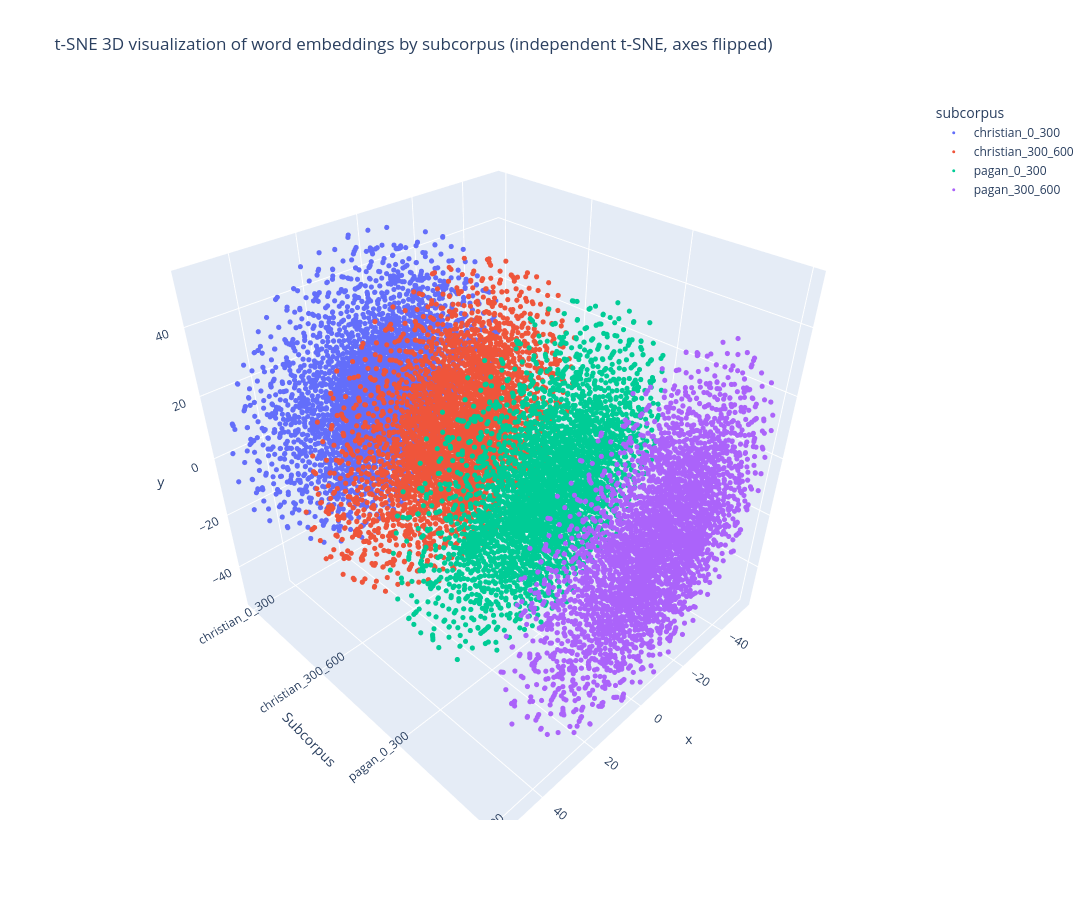

The notebook cell this image was saved under:
### Code cell
import plotly.express as px

fig = px.scatter_3d(
    df_plot, x="x", y="z", z="y",  # Flipped y and z axes
    color="subcorpus", hover_name="word",
    title="t-SNE 3D visualization of word embeddings by subcorpus (independent t-SNE, axes flipped)",
    width=1200, height=900
)
fig.update_traces(marker=dict(size=3))
fig.update_layout(scene=dict(
    yaxis=dict(
        tickvals=[0, 1, 2, 3],
        ticktext=["christian_0_300", "christian_300_600", "pagan_0_300", "pagan_300_600"],
        title="Subcorpus"
    )
))
fig.show()

### Figure 1 — Plotly figure (JSON) as saved in the notebook; plotly's stock layout.template omitted (floating-point values rounded to 4 significant figures; data arrays with more than 128 entries replaced by an {"elided": "..."} marker saying what was removed)
{"data": [{"hovertemplate": "<b>%{hovertext}</b><br><br>subcorpus=christian_0_300<br>x=%{x}<br>z=%{y}<br>y=%{z}<extra></extra>", "hovertext": {"elided": "3770 str values"}, "legendgroup": "christian_0_300", "marker": {"color": "#636efa", "size": 3, "symbol": "circle"}, "mode": "markers", "name": "christian_0_300", "scene": "scene", "showlegend": true, "type": "scatter3d", "x": {"elided": "3770 float values"}, "y": {"elided": "3770 int values"}, "z": {"elided": "3770 float values"}}, {"hovertemplate": "<b>%{hovertext}</b><br><br>subcorpus=christian_300_600<br>x=%{x}<br>z=%{y}<br>y=%{z}<extra></extra>", "hovertext": {"elided": "3770 str values"}, "legendgroup": "christian_300_600", "marker": {"color": "#EF553B", "size": 3, "symbol": "circle"}, "mode": "markers", "name": "christian_300_600", "scene": "scene", "showlegend": true, "type": "scatter3d", "x": {"elided": "3770 float values"}, "y": {"elided": "3770 int values"}, "z": {"elided": "3770 float values"}}, {"hovertemplate": "<b>%{hovertext}</b><br><br>subcorpus=pagan_0_300<br>x=%{x}<br>z=%{y}<br>y=%{z}<extra></extra>", "hovertext": {"elided": "3770 str values"}, "legendgroup": "pagan_0_300", "marker": {"color": "#00cc96", "size": 3, "symbol": "circle"}, "mode": "markers", "name": "pagan_0_300", "scene": "scene", "showlegend": true, "type": "scatter3d", "x": {"elided": "3770 float values"}, "y": {"elided": "3770 int values"}, "z": {"elided": "3770 float values"}}, {"hovertemplate": "<b>%{hovertext}</b><br><br>subcorpus=pagan_300_600<br>x=%{x}<br>z=%{y}<br>y=%{z}<extra></extra>", "hovertext": {"elided": "3770 str values"}, "legendgroup": "pagan_300_600", "marker": {"color": "#ab63fa", "size": 3, "symbol": "circle"}, "mode": "markers", "name": "pagan_300_600", "scene": "scene", "showlegend": true, "type": "scatter3d", "x": {"elided": "3770 float values"}, "y": {"elided": "3770 int values"}, "z": {"elided": "3770 float values"}}], "layout": {"height": 900, "legend": {"title": {"text": "subcorpus"}, "tracegroupgap": 0}, "scene": {"domain": {"x": [0, 1], "y": [0, 1]}, "xaxis": {"title": {"text": "x"}}, "yaxis": {"ticktext": ["christian_0_300", "christian_300_600", "pagan_0_300", "pagan_300_600"], "tickvals": [0, 1, 2, 3], "title": {"text": "Subcorpus"}}, "zaxis": {"title": {"text": "y"}}}, "title": {"text": "t-SNE 3D visualization of word embeddings by subcorpus (independent t-SNE, axes flipped)"}, "width": 1200}}
